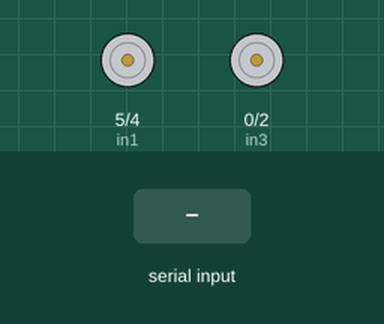
A sketch run on a simulated ESP32. Parts: motor-driver pin pairs drawn as motors (green arrow = first pin HIGH = forward, orange = second pin HIGH = backward, longer = more drive, scaled by the enable pin). The test bench sets the inputs (shaded band). WiFi joins after 1.5 s; servers stay silent unless stated; what the sketch prints to the serial monitor is not drawn.

Above: at 2.7 s.
2.8 s: "f" received over Serial
At 4.0 s:
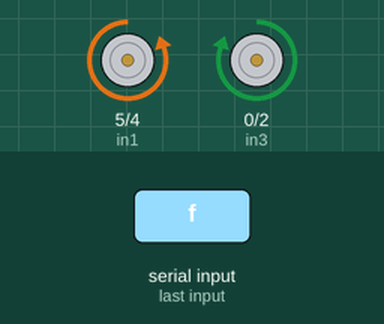
4.3 s: "b" received over Serial
At 5.1 s:
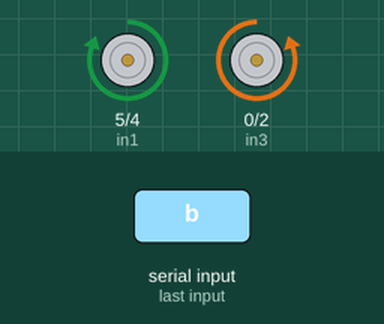
5.8 s: "l" received over Serial
At 6.3 s:
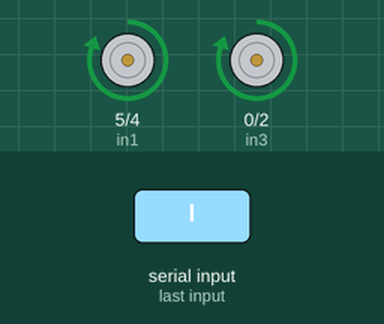
7.3 s: "r" received over Serial
At 8.5 s:
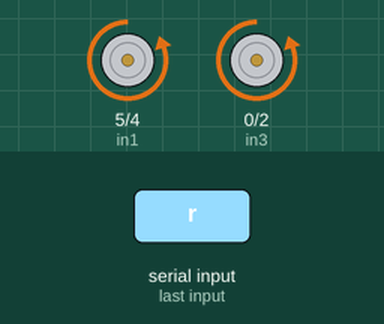
8.8 s: "s" received over Serial
At 9.8 s:
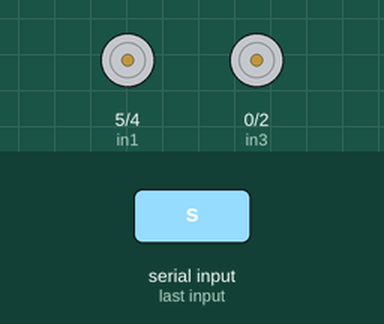
Timing chart, 0 to 11.3 s (numbered marks = the images above; inputs shaded):
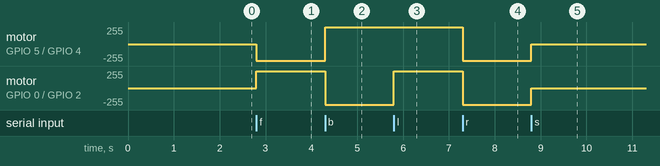

Measured:
- after the input at 2.8 s, motor on GPIO 5 (in1) / GPIO 4 (in2): stopped → backward 254/255 at once; motor on GPIO 0 (in3) / GPIO 2 (in4): stopped → forward 254/255 at once
- after the input at 4.3 s, motor on GPIO 5 (in1) / GPIO 4 (in2): backward 254/255 → forward 254/255 at once; motor on GPIO 0 (in3) / GPIO 2 (in4): forward 254/255 → backward 254/255 at once
- after the input at 5.8 s, motor on GPIO 0 (in3) / GPIO 2 (in4): backward 254/255 → forward 254/255 at once
- after the input at 7.3 s, motor on GPIO 5 (in1) / GPIO 4 (in2), motor on GPIO 0 (in3) / GPIO 2 (in4): forward 254/255 → backward 254/255 at once
- after the input at 8.8 s, motor on GPIO 5 (in1) / GPIO 4 (in2), motor on GPIO 0 (in3) / GPIO 2 (in4): backward 254/255 → stopped at once

The sketch:

RobotOperator.ino
```cpp
#ifndef _ESP32_ANALOG_WRITE_
#define _ESP32_ANALOG_WRITE_
#include <Arduino.h>

typedef struct analog_write_channel
{
  int8_t pin;
  double frequency;
  uint8_t resolution;
} analog_write_channel_t;

int analogWriteChannel(uint8_t pin);

void analogWriteFrequency(double frequency);
void analogWriteFrequency(uint8_t pin, double frequency);

void analogWriteResolution(uint8_t resolution);
void analogWriteResolution(uint8_t pin, uint8_t resolution);

void analogWrite(uint8_t pin, uint32_t value, uint32_t valueMax = 255);

#endif
#ifndef SoftwareSerial_h
#define SoftwareSerial_h

#include <inttypes.h>
#include <Stream.h>


// This class is compatible with the corresponding AVR one,
// the constructor however has an optional rx buffer size.
// Speed up to 115200 can be used.


class SoftwareSerial : public Stream
{
public:
   SoftwareSerial(int receivePin, int transmitPin, bool inverse_logic = false, unsigned int buffSize = 64);
   ~SoftwareSerial();

   void begin(long speed);
   long baudRate();
   void setTransmitEnablePin(int transmitEnablePin);

   bool overflow();
   int peek();

   virtual size_t write(uint8_t byte);
   virtual int read();
   virtual int available();
   virtual void flush();
   operator bool() {return m_rxValid || m_txValid;}

   // Disable or enable interrupts on the rx pin
   void enableRx(bool on);

   void rxRead();

   // AVR compatibility methods
   bool listen() { enableRx(true); return true; }
   void end() { stopListening(); }
   bool isListening() { return m_rxEnabled; }
   bool stopListening() { enableRx(false); return true; }

   using Print::write;

private:
   bool isValidGPIOpin(int pin);

   // Member variables
   int m_rxPin, m_txPin, m_txEnablePin;
   bool m_rxValid, m_rxEnabled;
   bool m_txValid, m_txEnableValid;
   bool m_invert;
   bool m_overflow;
   unsigned long m_bitTime;
   unsigned int m_inPos, m_outPos;
   int m_buffSize;
   uint8_t *m_buffer;

};

// If only one tx or rx wanted then use this as parameter for the unused pin
#define SW_SERIAL_UNUSED_PIN -1


#endif

#define _ESP32_ANALOG_WRITE_
#define SoftwareSerial_h
#include <WiFiUdp.h>
#include <WiFi.h>

int incomingByte = 0;

uint32_t speed = 1023;//0 to 1023

uint8_t enA = 16;//d0
int in1 = 5;//d1
int in2 = 4;//d2

uint8_t enB = 14;//d5
int in3 = 0;//d3
int in4 = 2;//d4

//wifi stuff
const char* ssid     = "***********************"; // wifi network name
const char* password = "*****************"; // wifi network password

WiFiUDP Udp;
unsigned int localUdpPort = 1998;
char incomingPacket[255];

void setup(){
Serial.begin(115200);
delay(10);
Serial.println("Motor test!");

// We start by connecting to a WiFi network
Serial.print("Connecting to ");
Serial.println(ssid);
WiFi.begin(ssid, password);
while (WiFi.status() != WL_CONNECTED) {
    delay(500);
    Serial.print(".");
}
Serial.println("WiFi connected");
Serial.println("IP address: ");
Serial.println(WiFi.localIP());
Serial.println("Starting UDP");
Udp.begin(localUdpPort);

pinMode(enA, OUTPUT);
pinMode(enB, OUTPUT);
pinMode(in1, OUTPUT);
pinMode(in2, OUTPUT);
pinMode(in3, OUTPUT);
pinMode(in4, OUTPUT);
}
void right()
{
  digitalWrite(in1, LOW);
  digitalWrite(in2, HIGH);

  analogWrite(enA, speed);

  digitalWrite(in3, LOW);
  digitalWrite(in4, HIGH);

  analogWrite(enB, speed);
}

void left()
{

  digitalWrite(in1, HIGH);
  digitalWrite(in2, LOW);

  analogWrite(enA, speed);

  digitalWrite(in3, HIGH);
  digitalWrite(in4, LOW);

  analogWrite(enB, speed);
}

void forward()
{
  digitalWrite(in1, LOW);
  digitalWrite(in2, HIGH);

  analogWrite(enA, speed);

  digitalWrite(in3, HIGH);
  digitalWrite(in4, LOW);

  analogWrite(enB, speed);
}

void backward()
{

  digitalWrite(in1, HIGH);
  digitalWrite(in2, LOW);

  analogWrite(enA, speed);

  digitalWrite(in3, LOW);
  digitalWrite(in4, HIGH);

  analogWrite(enB, speed);
}

void stop()
{
  digitalWrite(in1, LOW);
  digitalWrite(in2, LOW);
  digitalWrite(in3, LOW);
  digitalWrite(in4, LOW);
}

void ListenPacketRoutine(){
  //listen for packets
  int packetSize = Udp.parsePacket();
  if (packetSize){
    int len = Udp.read(incomingPacket, 255);
    Serial.printf("UDP packet contents: %s\n", incomingPacket);
    if (incomingPacket[0] == 'f'){
        forward();
    } else if (incomingPacket[0] == 'b'){
        backward();
    } else if (incomingPacket[0] == 'l'){
        left();
    } else if (incomingPacket[0] == 'r'){
        right();
    } else if (incomingPacket[0] == 's'){
        stop();
    }
  }
}

void ListenKeyboardRoutine(){

 if (Serial.available() > 0) {
    incomingByte = Serial.read();
    }

 switch(incomingByte)
  {
     case 's':
      { stop();
       Serial.println("Stop\n");
       incomingByte='*';}

     break;

     case 'f':
     {  forward();

       Serial.println("Forward\n");
       incomingByte='*';}
     break;

      case 'b':
    {   backward();

       Serial.println("Backward\n");
       incomingByte='*';}
     break;

     case 'r':
     {
       right();
       Serial.println("Rotate Right\n");
       incomingByte='*';}
     break;

       case 'l':
      {
       left();
       Serial.println("Rotate Left\n");
       incomingByte='*';}
     break;
  }
}
analog_write_channel_t _analog_write_channels[16] = {
    {-1, 5000, 13},
    {-1, 5000, 13},
    {-1, 5000, 13},
    {-1, 5000, 13},
    {-1, 5000, 13},
    {-1, 5000, 13},
    {-1, 5000, 13},
    {-1, 5000, 13},
    {-1, 5000, 13},
    {-1, 5000, 13},
    {-1, 5000, 13},
    {-1, 5000, 13},
    {-1, 5000, 13},
    {-1, 5000, 13},
    {-1, 5000, 13},
    {-1, 5000, 13}};

int analogWriteChannel(uint8_t pin)
{
  int channel = -1;

  // Check if pin already attached to a channel
  for (uint8_t i = 0; i < 16; i++)
  {
    if (_analog_write_channels[i].pin == pin)
    {
      channel = i;
      break;
    }
  }

  // If not, attach it to a free channel
  if (channel == -1)
  {
    for (uint8_t i = 0; i < 16; i++)
    {
      if (_analog_write_channels[i].pin == -1)
      {
        _analog_write_channels[i].pin = pin;
        channel = i;
        ledcSetup(channel, _analog_write_channels[i].frequency, _analog_write_channels[i].resolution);
        ledcAttachPin(pin, channel);
        break;
      }
    }
  }

  return channel;
}

void analogWriteFrequency(double frequency)
{
  for (uint8_t i = 0; i < 16; i++)
  {
    _analog_write_channels[i].frequency = frequency;
  }
}

void analogWriteFrequency(uint8_t pin, double frequency)
{
  int channel = analogWriteChannel(pin);

  // Make sure the pin was attached to a channel, if not do nothing
  if (channel != -1 && channel < 16)
  {
    _analog_write_channels[channel].frequency = frequency;
  }
}

void analogWriteResolution(uint8_t resolution)
{
  for (uint8_t i = 0; i < 16; i++)
  {
    _analog_write_channels[i].resolution = resolution;
  }
}

void analogWriteResolution(uint8_t pin, uint8_t resolution)
{
  int channel = analogWriteChannel(pin);

  // Make sure the pin was attached to a channel, if not do nothing
  if (channel != -1 && channel < 16)
  {
    _analog_write_channels[channel].resolution = resolution;
  }
}

void analogWrite(uint8_t pin, uint32_t value, uint32_t valueMax)
{
  int channel = analogWriteChannel(pin);

  // Make sure the pin was attached to a channel, if not do nothing
  if (channel != -1 && channel < 16)
  {
    uint8_t resolution = _analog_write_channels[channel].resolution;
    uint32_t levels = pow(2, resolution);
    uint32_t duty = ((levels - 1) / valueMax) * min(value, valueMax);

    // write duty to LEDC
    ledcWrite(channel, duty);
  }
}


void loop()
{
    ListenPacketRoutine();
    ListenKeyboardRoutine();
}
```
